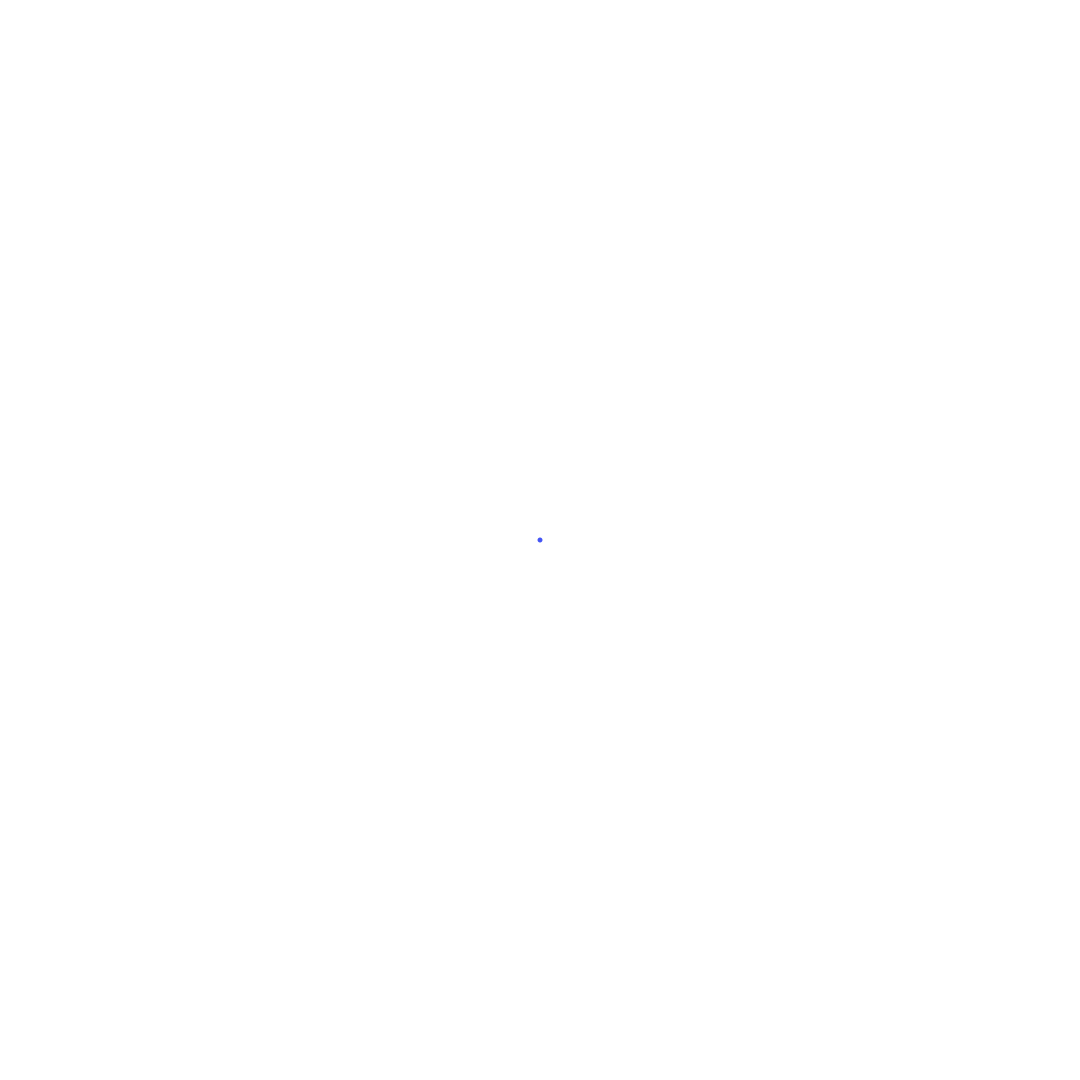
Frame 1 (no input)
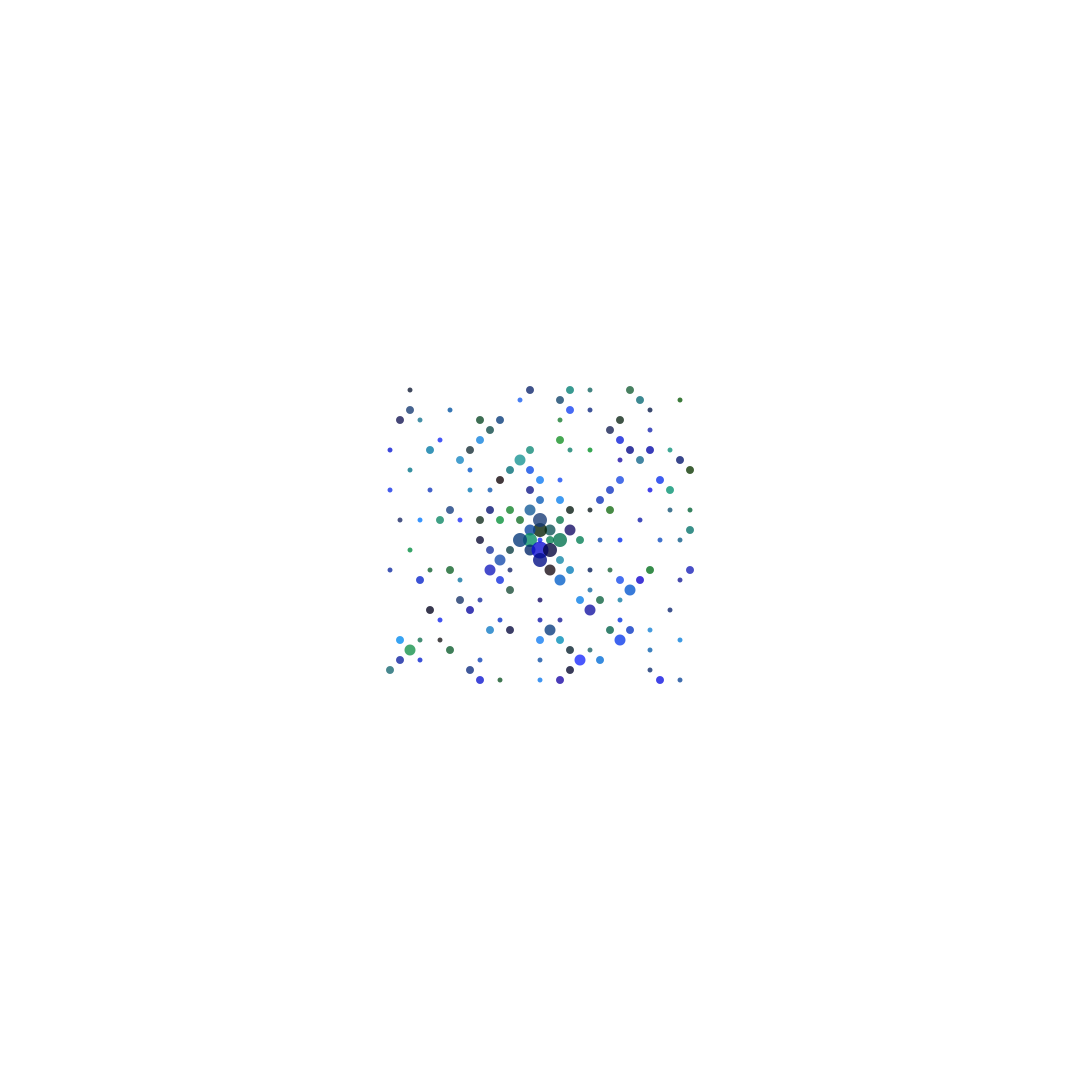
Frame 60 (the mouse pressed at the canvas centre just before this capture)
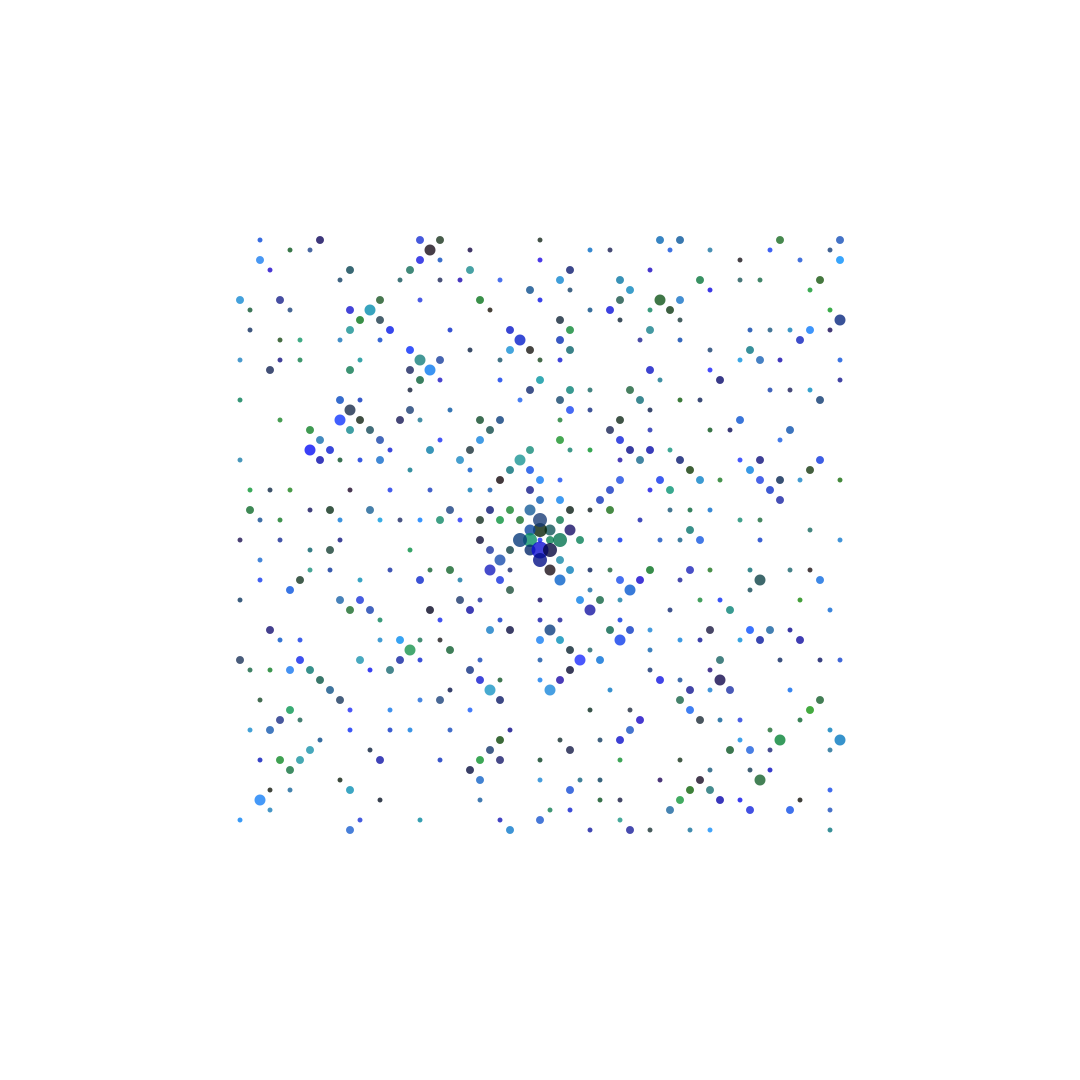
Frame 120 (the mouse held since frame 60 and released just before this capture)

The Processing sketch that drew these frames (run headless with seeded random() and noise(); from frame 60 on, the mouse is pressed at the canvas centre):

// Processing sketch: ulamSpiral
// ── ulamSpiral.pde

int x, y;
int cols=100;
int rows = 100;
int cell_width;
int cell_height;

int step=1;
int stepsThisRound = 1;
int direction = 0;
int sides = 0;

void setup() {
  size(1080, 1080);
  x = width/2;
  y = height/2;
  cell_width = width/cols;
  cell_height = height/rows;
  textAlign(CENTER);
  background(255);
  fill(0);
  textSize(24);
}

void draw() {


  for (int i = step; i < step+stepsThisRound; i++) {
    if (isPrime(i)) {
      //text(i, x, y);
      noStroke();
      fill(random(25), random(150), random(255), 200);
      int growth=0;
      int r = 5;
      if (x > 10 && x < width-10 && y > 10 && y < height -10) {
        if (get(x+cell_width, y) != color(255)) growth++;
        if (get(x+cell_width, y+cell_height) != color(255)) growth++;
        if (get(x, y+cell_height) != color(255)) growth++;
        if (get(x-cell_width, y+cell_height) != color(255)) growth++;
        if (get(x-cell_width, y) != color(255)) growth++;
        if (get(x-cell_width, y-cell_height) != color(255)) growth++;
        if (get(x, y-cell_height) != color(255)) growth++;
        if (get(x+cell_width, y-cell_height) != color(255))growth++;
      }
      circle(x, y, r+growth*3);
    }
    if (direction%4 ==0) x += cell_width;
    if (direction%4 ==1) y -= cell_height;
    if (direction%4 ==2) x -= cell_width;
    if (direction%4 ==3) y += cell_height;
  }

  sides++;
  if (sides%2==0) {
    stepsThisRound++;
    step--;
  }
  direction++;
  step+=stepsThisRound;
  if (step>40000) {noLoop();
  save("spiral.png");
  }
}

boolean isPrime(int a) {
  for (int i = 2; i < (int)sqrt(a); i++) {
    if (a%i==0) return false;
  }
  return true;
}
